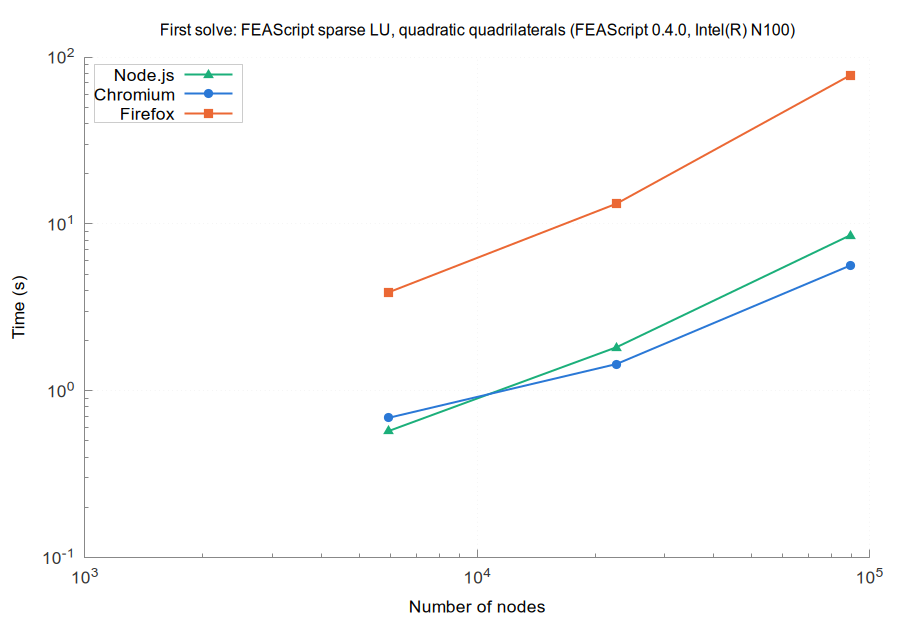

Source code (gnuplot):
set terminal pngcairo size 900,620 font 'Arial,13'
set border 3 lc rgb '#888888'; set tics nomirror tc rgb '#333333'
set grid lc rgb '#e6e6e6' lw 1; set key top left box lc rgb '#cccccc' opaque
set logscale xy; set format y '10^{%L}'; set format x '10^{%L}'
set output 'browsers_FEAScript_sparse_LU_quadratic_quadrilaterals_first.png'
set title 'First solve: FEAScript sparse LU, quadratic quadrilaterals (FEAScript 0.4.0, Intel(R) N100)' font 'Arial,12'
set xlabel 'Number of nodes'
set ylabel 'Time (s)'
plot 'browsers_FEAScript_sparse_LU_quadratic_quadrilaterals_first_node.dat' u 1:2 w lp lw 2 pt 9 ps 1.2 lc rgb '#1baf7a' t 'Node.js', \
     'browsers_FEAScript_sparse_LU_quadratic_quadrilaterals_first_chromium.dat' u 1:2 w lp lw 2 pt 7 ps 1.2 lc rgb '#2a78d6' t 'Chromium', \
     'browsers_FEAScript_sparse_LU_quadratic_quadrilaterals_first_firefox.dat' u 1:2 w lp lw 2 pt 5 ps 1.2 lc rgb '#eb6834' t 'Firefox'
